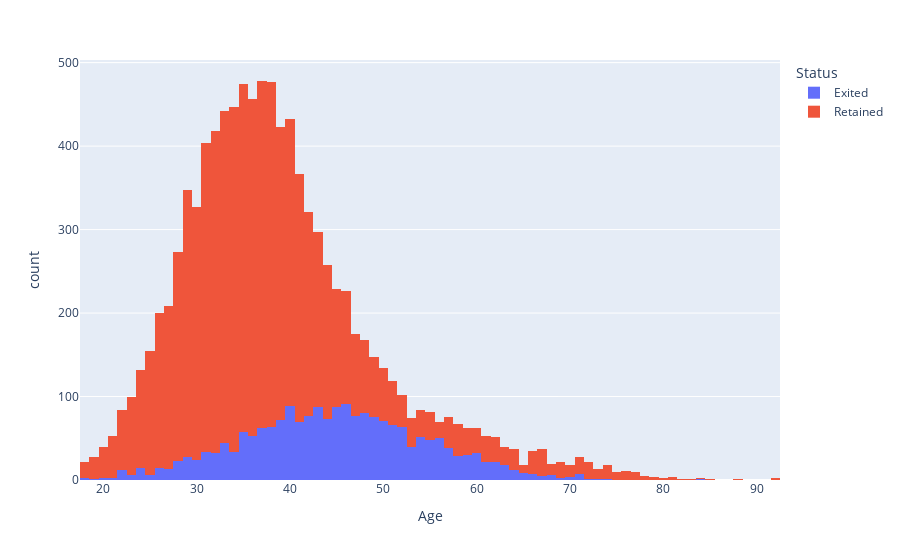

This figure's notebook cell:
### Markdown cell above
Примерно половина клиентов банка - французы, в то время как остальные равномерно распределены между Германией и Испанией. Какой у клиентов возраст? Давайте посмотрим.

### Code cell
px.histogram(df_churn, x='Age', color='Status')

### Figure 1 — Plotly figure (JSON) as saved in the notebook; plotly's stock layout.template omitted (floating-point values rounded to 4 significant figures; data arrays with more than 128 entries replaced by an {"elided": "..."} marker saying what was removed)
{"data": [{"alignmentgroup": "True", "bingroup": "x", "hovertemplate": "Status=Exited<br>Age=%{x}<br>count=%{y}<extra></extra>", "legendgroup": "Exited", "marker": {"color": "#636efa", "pattern": {"shape": ""}}, "name": "Exited", "offsetgroup": "Exited", "orientation": "v", "showlegend": true, "type": "histogram", "x": {"elided": "2037 int values"}, "xaxis": "x", "yaxis": "y"}, {"alignmentgroup": "True", "bingroup": "x", "hovertemplate": "Status=Retained<br>Age=%{x}<br>count=%{y}<extra></extra>", "legendgroup": "Retained", "marker": {"color": "#EF553B", "pattern": {"shape": ""}}, "name": "Retained", "offsetgroup": "Retained", "orientation": "v", "showlegend": true, "type": "histogram", "x": {"elided": "7963 int values"}, "xaxis": "x", "yaxis": "y"}], "layout": {"barmode": "relative", "legend": {"title": {"text": "Status"}, "tracegroupgap": 0}, "margin": {"t": 60}, "xaxis": {"anchor": "y", "domain": [0, 1], "title": {"text": "Age"}}, "yaxis": {"anchor": "x", "domain": [0, 1], "title": {"text": "count"}}}}
